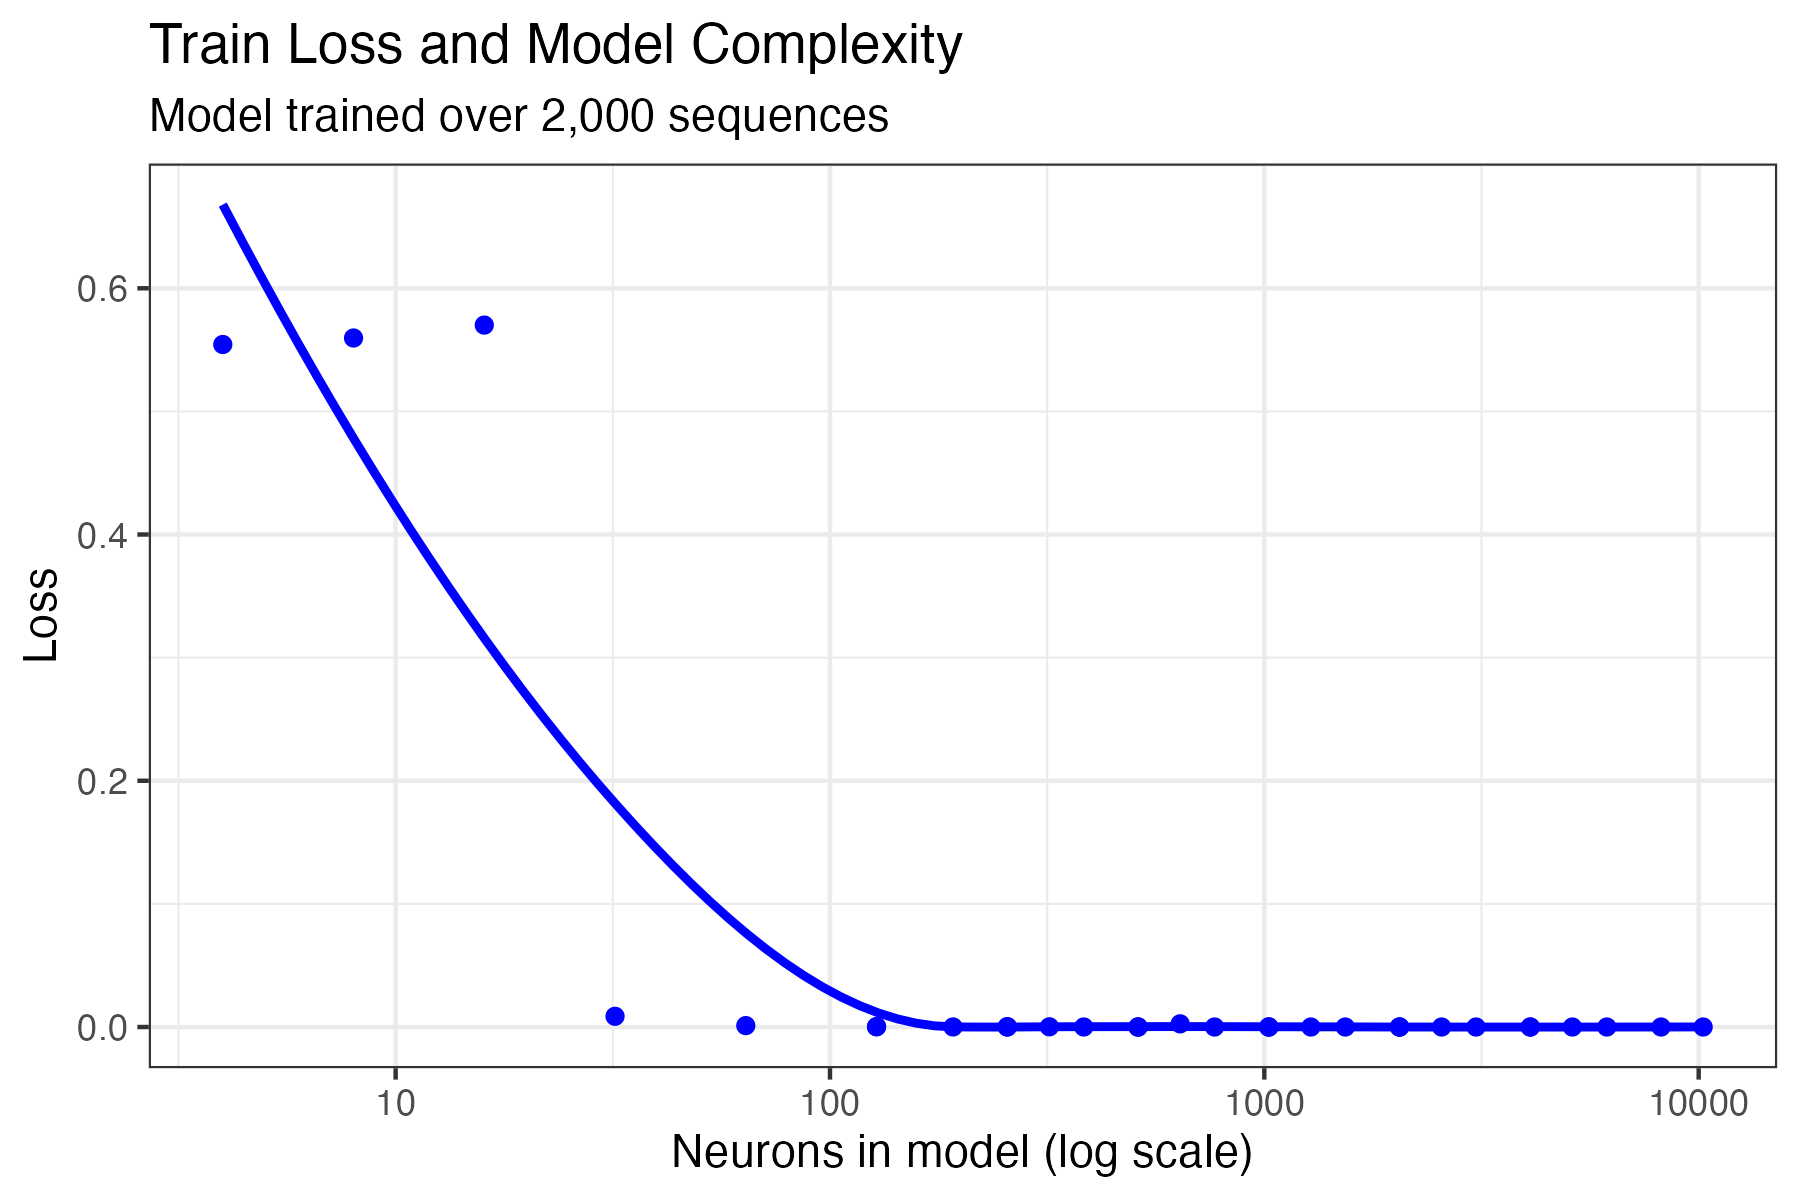

The R source for this figure:
## Code to create a viz of train loss as a function of complexity
## For the model that trained over ~2,000 sequences

#Importing necessary libraries and data
library(tidyverse)
library(ggplot2)
twok <- read_csv("../../results/results-2k.csv")

#Averaging loss across seeds
twokMean <- twok |>
  group_by(layers, neuronsPerLayer) |>
  summarize(testLoss = mean(testLoss),
         trainLoss = mean(trainLoss))

#Generating plot
plot <- ggplot(data = twokMean) +
  geom_point(aes(x = layers*neuronsPerLayer, y = trainLoss), color = 'blue') +
  geom_smooth(se = FALSE, aes(x = layers*neuronsPerLayer, y = trainLoss), color = 'blue') +
  scale_x_log10() +
  labs(title = "Train Loss and Model Complexity",
       x = "Neurons in model (log scale)",
       y = "Loss",
       subtitle = "Model trained over 2,000 sequences") +
  theme_bw()

ggsave('figure4.png',
       plot,
       width = 6, height = 4)
